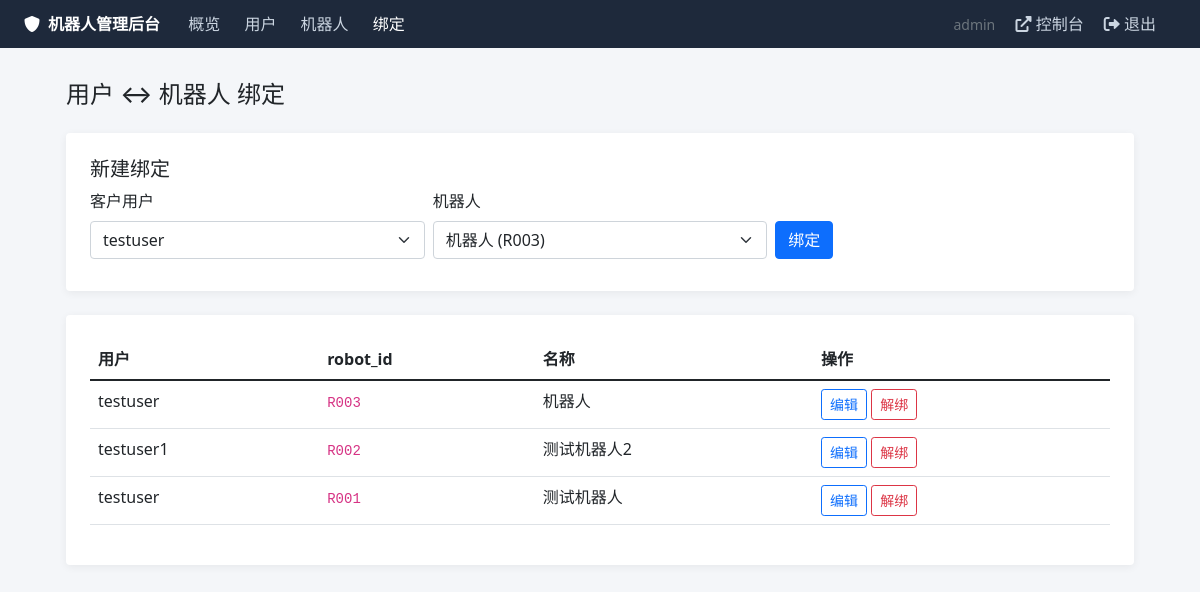
The page /admin/bindings (signed in) on the database its author committed.
### tables this page shows
CREATE TABLE users (
                    id INTEGER PRIMARY KEY AUTOINCREMENT,
                    username TEXT NOT NULL UNIQUE,
                    password_hash TEXT NOT NULL,
                    role TEXT NOT NULL DEFAULT 'user',
                    is_active INTEGER NOT NULL DEFAULT 1,
                    created_at REAL NOT NULL DEFAULT (strftime('%s', 'now'))
                );

CREATE TABLE user_robots (
                    user_id INTEGER NOT NULL,
                    robot_id TEXT NOT NULL,
                    bound_at REAL NOT NULL DEFAULT (strftime('%s', 'now')),
                    PRIMARY KEY (user_id, robot_id),
                    FOREIGN KEY (user_id) REFERENCES users(id) ON DELETE CASCADE,
                    FOREIGN KEY (robot_id) REFERENCES robots(robot_id) ON DELETE CASCADE
                );

CREATE TABLE robots (
                    robot_id TEXT PRIMARY KEY,
                    display_name TEXT NOT NULL,
                    notes TEXT DEFAULT '',
                    created_at REAL NOT NULL DEFAULT (strftime('%s', 'now'))
                );

### auth.py (the view)
@admin_bp.route('/bindings')
def bindings_page():
    return render_template(
        'admin/bindings.html',
        users=auth_db.list_users(),
        robots=auth_db.list_robots(),
        bindings=auth_db.list_bindings(),
    )

### app.py (called while the page is built)
@app.after_request
def disable_static_cache(response):
    if request.path.startswith('/static/') or request.path in ('/', '/index'):
        response.headers['Cache-Control'] = 'no-store, no-cache, must-revalidate, max-age=0'
        response.headers['Pragma'] = 'no-cache'
    return response

@app.before_request
def before_request():
    state.connected_clients += 1
    auth_resp = check_request_auth()
    if auth_resp is not None:
        return auth_resp
    path = request.path
    if is_robot_control_api(path, request.method):
        guard = require_robot_for_control()
        if guard is not None:
            return guard

@app.teardown_request
def teardown_request(exception=None):
    state.connected_clients -= 1

@app.context_processor
def inject_auth_context():
    from flask_login import current_user as cu
    selected_robot_id = session.get('selected_robot_id')
    selected_robot_name = None
    has_bound_robots = False
    if cu.is_authenticated and auth_database:
        if cu.is_admin:
            has_bound_robots = len(auth_database.list_robots()) > 0
        else:
            has_bound_robots = len(auth_database.list_robots_for_user(cu.id)) > 0
    if selected_robot_id and auth_database:
        robot = auth_database.get_robot(selected_robot_id)
        if robot:
            selected_robot_name = robot.get('display_name')
    return {
        'selected_robot_id': selected_robot_id,
        'selected_robot_name': selected_robot_name,
        'has_bound_robots': has_bound_robots,
        'robot_control_required': has_bound_robots and not selected_robot_id,
    }

### auth.py (called while the page is built)
def is_public_path(path: str) -> bool:
    if path.startswith('/static/'):
        return True
    return path in ('/login', '/admin/login', '/favicon.ico')

def check_request_auth():
    path = request.path
    if is_public_path(path):
        return None
    if path.startswith('/admin'):
        if path == '/admin/login':
            return None
        if not current_user.is_authenticated:
            return redirect(url_for('admin.login', next=path))
        if not current_user.is_admin:
            abort(403)
        return None
    if not current_user.is_authenticated:
        if path.startswith('/api/'):
            return jsonify({'status': 'error', 'message': '未登录，请先登录'}), 401
        return redirect(url_for('auth.login', next=path))
    return None

    @property
    def is_active(self):
        return self.is_active_account

### templates/admin/bindings.html (shortened to what this page needs)
{% extends "admin/base.html" %}
{% block content %}
<h4 class="mb-4">用户 ↔ 机器人 绑定</h4>
<div class="card p-4 mb-4">
    <h5>新建绑定</h5>
    <div class="row g-2 align-items-end">
        <div class="col-md-4">
            <label class="form-label">客户用户</label>
            <select id="bindUserId" class="form-select">
                {% for u in users if u.role == 'user' %}
                <option value="{{ u.id }}">{{ u.username }}</option>
                {% endfor %}
            </select>
        </div>
        <div class="col-md-4">
            <label class="form-label">机器人</label>
            <select id="bindRobotId" class="form-select">
                {% for r in robots %}
                <option value="{{ r.robot_id }}">{{ r.display_name }} ({{ r.robot_id }})</option>
                {% endfor %}
            </select>
        </div>
        <div class="col-md-4">
            <button type="button" class="btn btn-primary" id="bindBtn">绑定</button>
        </div>
    </div>
</div>
<div class="card p-4">
    <table class="table">
        <thead><tr><th>用户</th><th>robot_id</th><th>名称</th><th>操作</th></tr></thead>
        <tbody>
        {% for b in bindings %}
            <tr>
                <td>{{ b.username }}</td>
                <td><code>{{ b.robot_id }}</code></td>
                <td>{{ b.display_name }}</td>
                <td>
                    <button class="btn btn-sm btn-outline-primary edit-binding"
                            data-user="{{ b.user_id }}" data-robot="{{ b.robot_id }}">编辑</button>
                    <button class="btn btn-sm btn-outline-danger unbind-btn"
                            data-user="{{ b.user_id }}" data-robot="{{ b.robot_id }}">解绑</button>
                </td>
            </tr>
        {% else %}
            <tr><td colspan="4" class="text-muted">暂无绑定</td></tr>
        {% endfor %}
        </tbody>
    </table>
</div>
{% endblock %}

### templates/admin/base.html (shortened to what this page needs)
<!DOCTYPE html>
<html lang="zh-CN">
<head>
    <link href="https://cdn.jsdelivr.net/npm/bootstrap@5.1.3/dist/css/bootstrap.min.css" rel="stylesheet">
    <link rel="stylesheet" href="https://cdnjs.cloudflare.com/ajax/libs/font-awesome/6.0.0/css/all.min.css">
</head>
<body>
    <nav class="admin-nav">
        <div class="container-fluid px-4 d-flex justify-content-between align-items-center">
            <div>
                <strong><i class="fas fa-shield-alt me-2"></i>机器人管理后台</strong>
                <a href="{{ url_for('admin.dashboard') }}" class="ms-4 {% if request.path == '/admin/' %}active{% endif %}">概览</a>
                <a href="{{ url_for('admin.users_page') }}" class="{% if '/admin/users' in request.path %}active{% endif %}">用户</a>
                <a href="{{ url_for('admin.robots_page') }}" class="{% if '/admin/robots' in request.path %}active{% endif %}">机器人</a>
                <a href="{{ url_for('admin.bindings_page') }}" class="{% if '/admin/bindings' in request.path %}active{% endif %}">绑定</a>
            </div>
            <div>
                <span class="text-muted small me-3">{{ current_user.username }}</span>
                <a href="{{ url_for('index') }}" class="me-3"><i class="fas fa-external-link-alt"></i> 控制台</a>
                <a href="{{ url_for('admin.logout') }}"><i class="fas fa-sign-out-alt"></i> 退出</a>
            </div>
        </div>
    </nav>
    <main class="admin-content">
        {% block content %}{% endblock %}
    </main>
</body>
</html>

### templates/admin/base.html (style rules this page uses)
body { background: #f4f6f9; }
.admin-nav { background: #1e293b; color: #fff; padding: 0.75rem 0; }
.admin-nav a { color: #cbd5e1; text-decoration: none; margin-right: 1.25rem; }
.admin-nav a:hover, .admin-nav a.active { color: #fff; }
.admin-content { max-width: 1100px; margin: 2rem auto; padding: 0 1rem; }
.card { border: none; box-shadow: 0 2px 8px rgba(0,0,0,0.06); }

### rows shown on the page
users: username "admin"
user_robots: username "testuser", robot_id "R003", display_name "机器人"
user_robots: username "testuser1", robot_id "R002", display_name "测试机器人2"
user_robots: username "testuser", robot_id "R001", display_name "测试机器人"

### other values the page prints
form field value "testuser"
form field value "机器人 (R003)"
